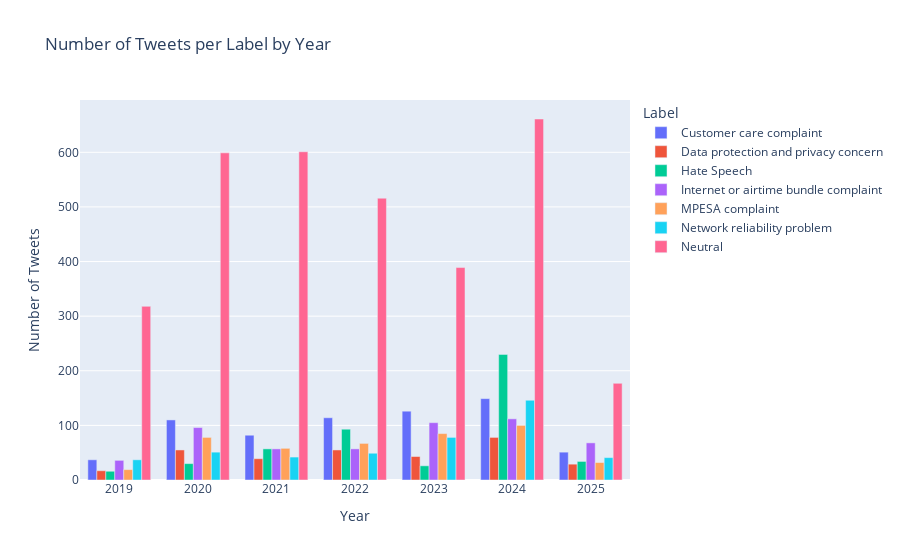

The cell this chart's notebook holds for it:
### Markdown cell above
### **2.3.3. Distribution of tweets by year**
In this section, we will analyze the distribution of tweets over the years to identify trends and patterns in user engagement and complaint reporting.

### Code cell
# extract the year from the date column
data['year'] = data['Date'].dt.year

# group by year and count tweets
yearly_counts = data.groupby(['year', 'Labels']).size().reset_index(name='count')

# create the bar plot
fig = px.bar(
    yearly_counts,
    x='year',
    y='count',
    color='Labels',
    barmode='group',
    labels={'year': 'Year', 'count': 'Number of Tweets', 'Labels': 'Label'},
    title='Number of Tweets per Label by Year',
    # width=1300,      # Set plot width
    # height=600       # Set plot height
)
fig.show()

# # Display the image (so it appears in PDF)
display(Image("plotly_images/num_tweets_by_year.png"))

### Figure 1 — Plotly figure (JSON) as saved in the notebook; plotly's stock layout.template omitted (floating-point values rounded to 4 significant figures)
{"data": [{"alignmentgroup": "True", "hovertemplate": "Label=Customer care complaint<br>Year=%{x}<br>Number of Tweets=%{y}<extra></extra>", "legendgroup": "Customer care complaint", "marker": {"color": "#636efa", "pattern": {"shape": ""}}, "name": "Customer care complaint", "offsetgroup": "Customer care complaint", "orientation": "v", "showlegend": true, "textposition": "auto", "type": "bar", "x": [2019, 2020, 2021, 2022, 2023, 2024, 2025], "xaxis": "x", "y": [37, 110, 82, 114, 126, 149, 51], "yaxis": "y"}, {"alignmentgroup": "True", "hovertemplate": "Label=Data protection and privacy concern<br>Year=%{x}<br>Number of Tweets=%{y}<extra></extra>", "legendgroup": "Data protection and privacy concern", "marker": {"color": "#EF553B", "pattern": {"shape": ""}}, "name": "Data protection and privacy concern", "offsetgroup": "Data protection and privacy concern", "orientation": "v", "showlegend": true, "textposition": "auto", "type": "bar", "x": [2019, 2020, 2021, 2022, 2023, 2024, 2025], "xaxis": "x", "y": [17, 55, 39, 55, 43, 78, 29], "yaxis": "y"}, {"alignmentgroup": "True", "hovertemplate": "Label=Hate Speech<br>Year=%{x}<br>Number of Tweets=%{y}<extra></extra>", "legendgroup": "Hate Speech", "marker": {"color": "#00cc96", "pattern": {"shape": ""}}, "name": "Hate Speech", "offsetgroup": "Hate Speech", "orientation": "v", "showlegend": true, "textposition": "auto", "type": "bar", "x": [2019, 2020, 2021, 2022, 2023, 2024, 2025], "xaxis": "x", "y": [16, 30, 57, 93, 26, 230, 34], "yaxis": "y"}, {"alignmentgroup": "True", "hovertemplate": "Label=Internet or airtime bundle complaint<br>Year=%{x}<br>Number of Tweets=%{y}<extra></extra>", "legendgroup": "Internet or airtime bundle complaint", "marker": {"color": "#ab63fa", "pattern": {"shape": ""}}, "name": "Internet or airtime bundle complaint", "offsetgroup": "Internet or airtime bundle complaint", "orientation": "v", "showlegend": true, "textposition": "auto", "type": "bar", "x": [2019, 2020, 2021, 2022, 2023, 2024, 2025], "xaxis": "x", "y": [36, 96, 57, 57, 105, 112, 68], "yaxis": "y"}, {"alignmentgroup": "True", "hovertemplate": "Label=MPESA complaint<br>Year=%{x}<br>Number of Tweets=%{y}<extra></extra>", "legendgroup": "MPESA complaint", "marker": {"color": "#FFA15A", "pattern": {"shape": ""}}, "name": "MPESA complaint", "offsetgroup": "MPESA complaint", "orientation": "v", "showlegend": true, "textposition": "auto", "type": "bar", "x": [2019, 2020, 2021, 2022, 2023, 2024, 2025], "xaxis": "x", "y": [19, 78, 58, 67, 85, 100, 32], "yaxis": "y"}, {"alignmentgroup": "True", "hovertemplate": "Label=Network reliability problem<br>Year=%{x}<br>Number of Tweets=%{y}<extra></extra>", "legendgroup": "Network reliability problem", "marker": {"color": "#19d3f3", "pattern": {"shape": ""}}, "name": "Network reliability problem", "offsetgroup": "Network reliability problem", "orientation": "v", "showlegend": true, "textposition": "auto", "type": "bar", "x": [2019, 2020, 2021, 2022, 2023, 2024, 2025], "xaxis": "x", "y": [37, 51, 42, 49, 78, 146, 41], "yaxis": "y"}, {"alignmentgroup": "True", "hovertemplate": "Label=Neutral<br>Year=%{x}<br>Number of Tweets=%{y}<extra></extra>", "legendgroup": "Neutral", "marker": {"color": "#FF6692", "pattern": {"shape": ""}}, "name": "Neutral", "offsetgroup": "Neutral", "orientation": "v", "showlegend": true, "textposition": "auto", "type": "bar", "x": [2019, 2020, 2021, 2022, 2023, 2024, 2025], "xaxis": "x", "y": [318, 599, 601, 516, 389, 661, 177], "yaxis": "y"}], "layout": {"barmode": "group", "legend": {"title": {"text": "Label"}, "tracegroupgap": 0}, "title": {"text": "Number of Tweets per Label by Year"}, "xaxis": {"anchor": "y", "domain": [0, 1], "title": {"text": "Year"}}, "yaxis": {"anchor": "x", "domain": [0, 1], "title": {"text": "Number of Tweets"}}}}
